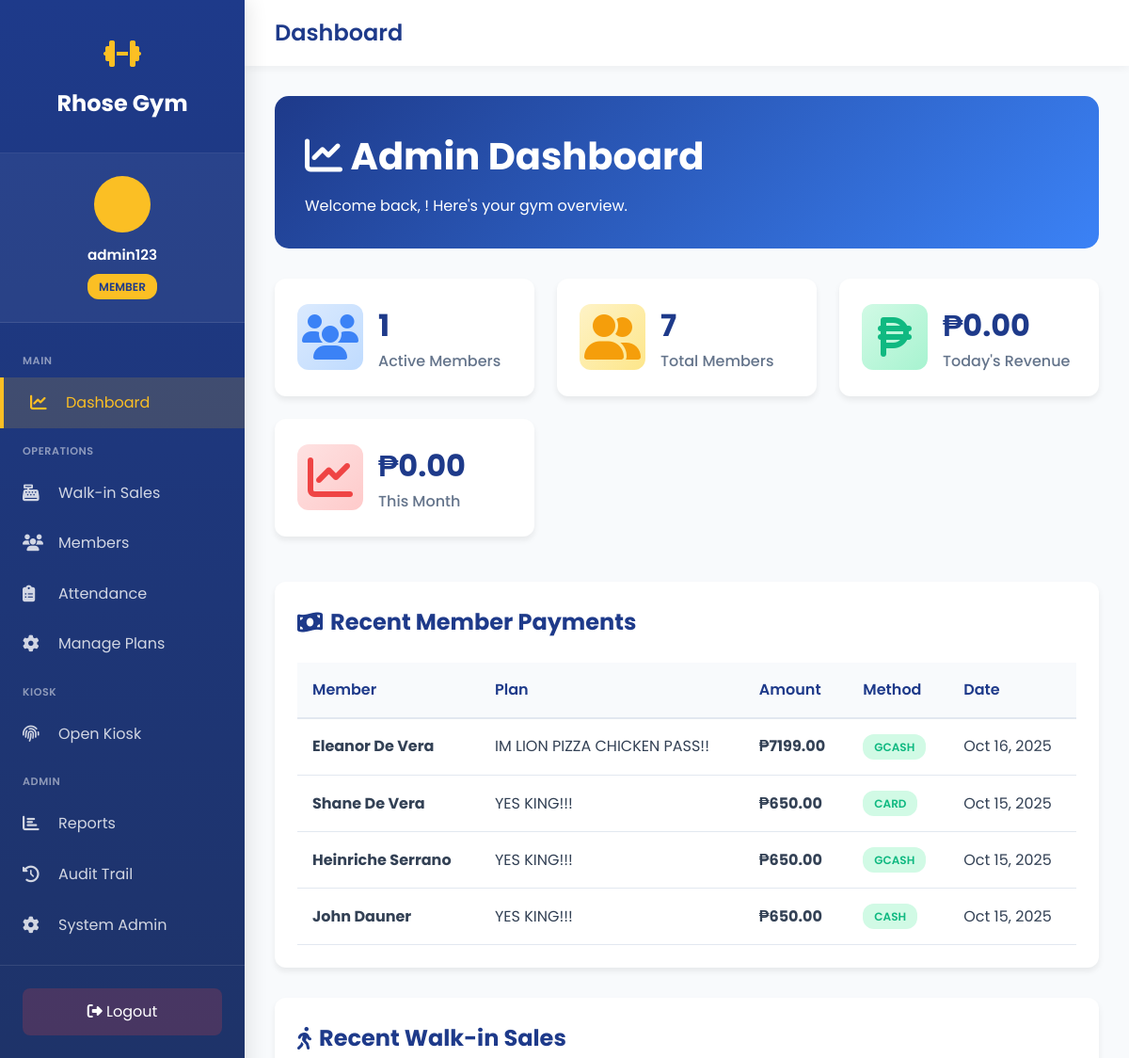
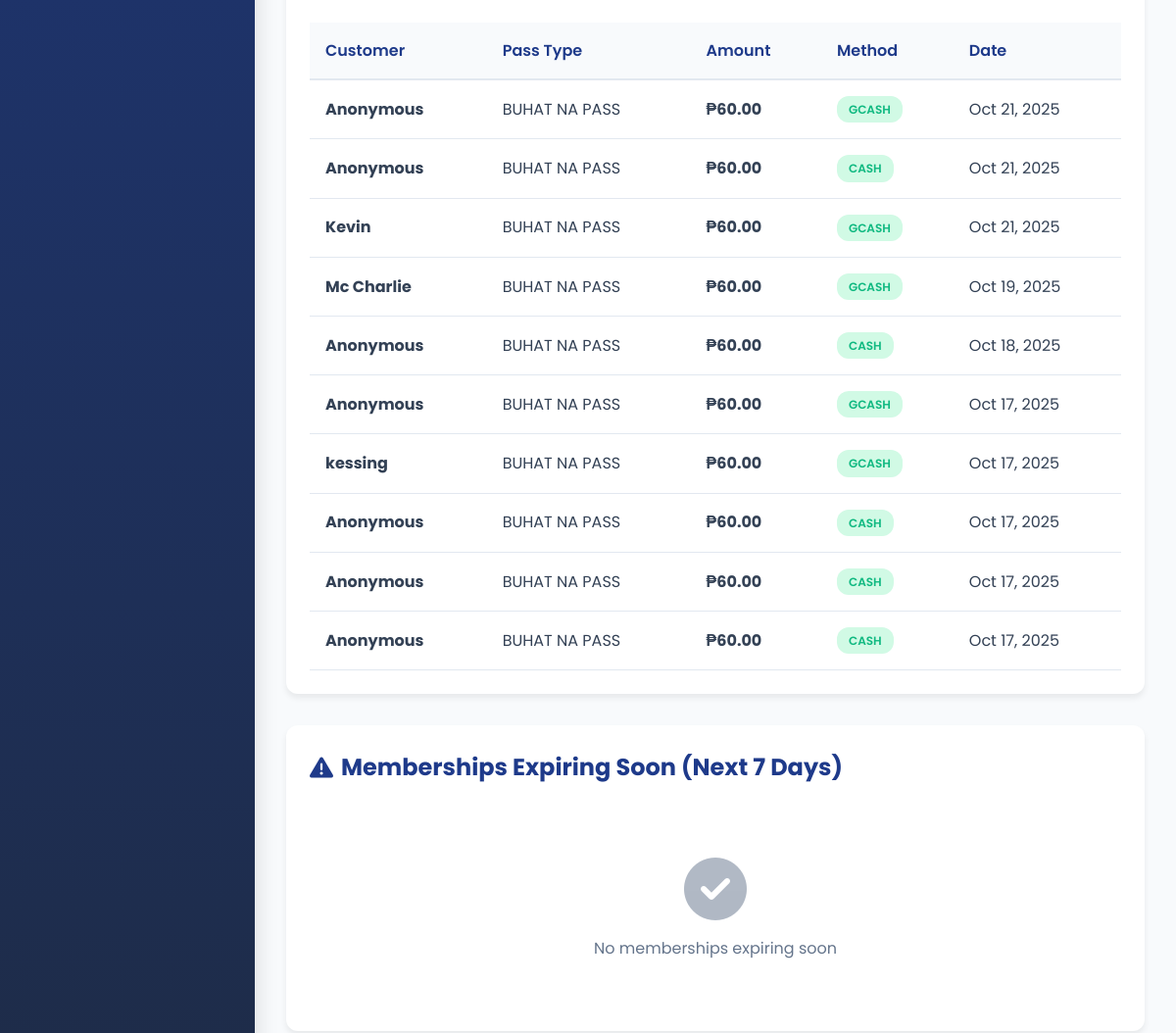
The page /dashboard/ (signed in, upper part) on the database as committed earlier (2 pictures, top to bottom).
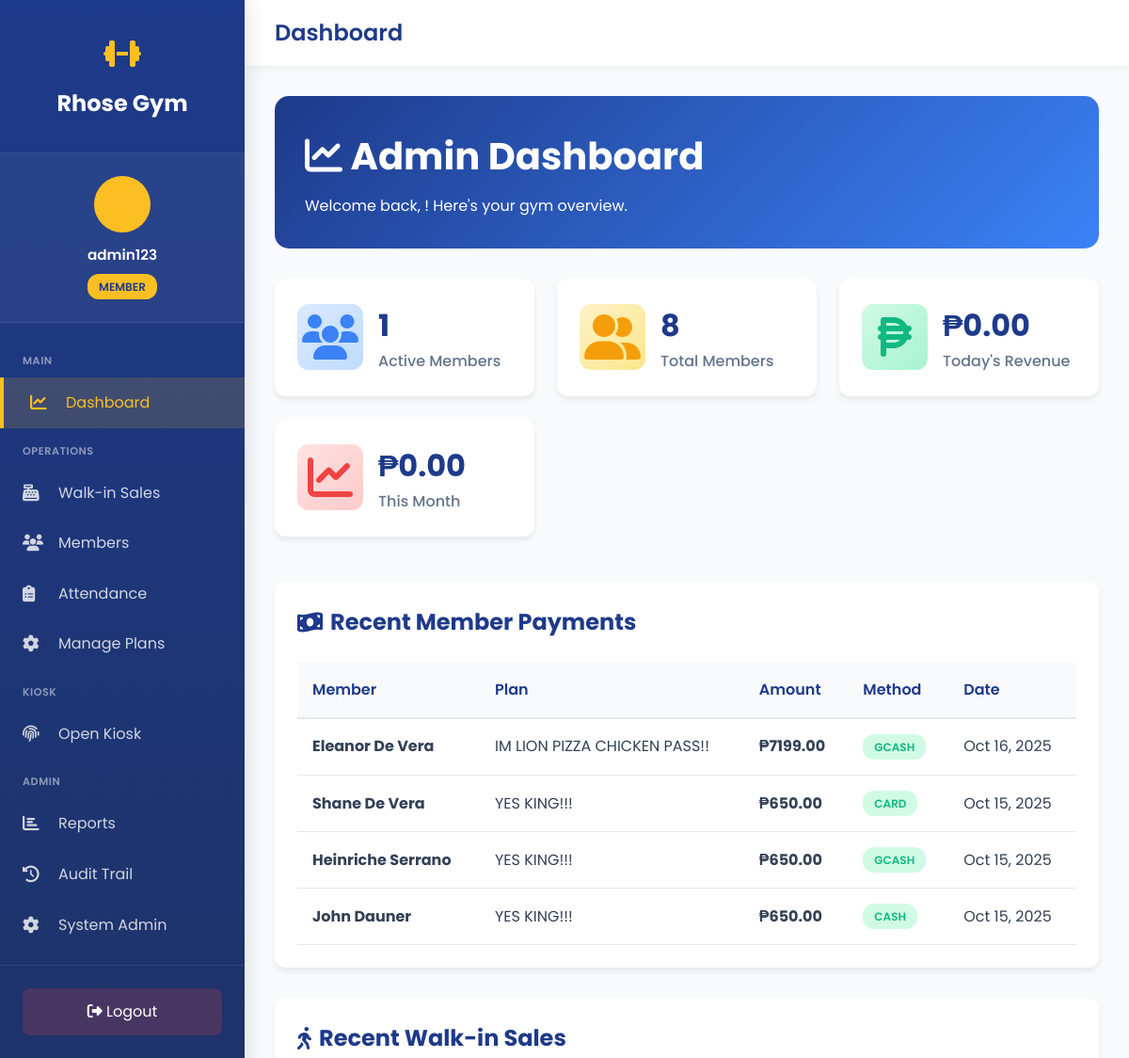
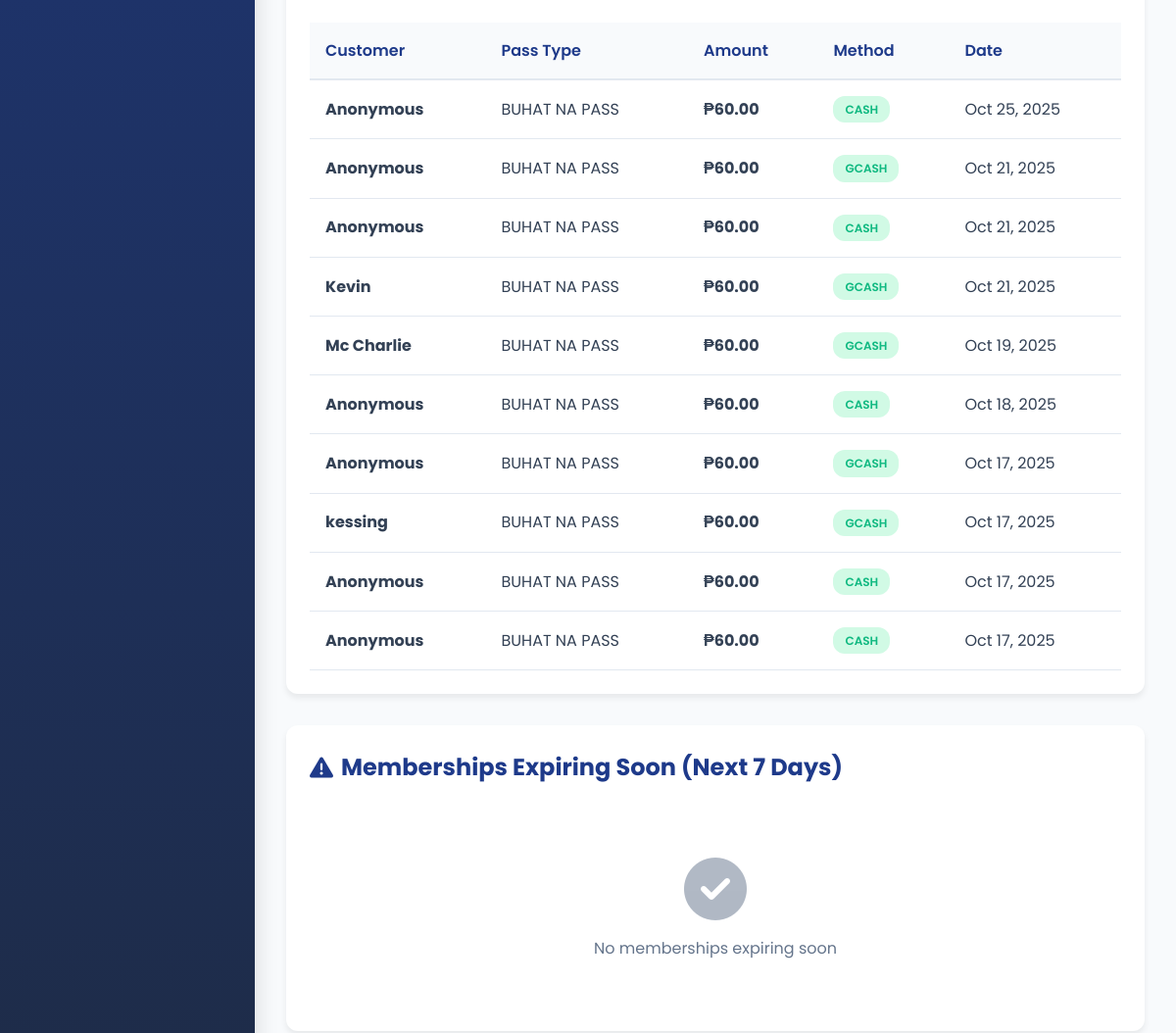
The same page on the database as committed later (2 pictures, top to bottom).
### gym_app/models.py (models this page shows, shortened)
class Payment(models.Model):
    PAYMENT_METHOD_CHOICES = [
        ('cash', 'Cash'),
        ('gcash', 'GCash'),
        ('card', 'Card'),
    ]
    user = models.ForeignKey(User, on_delete=models.CASCADE, related_name='payments')
    membership = models.ForeignKey(UserMembership, on_delete=models.CASCADE, related_name='payments')
    amount = models.DecimalField(max_digits=10, decimal_places=2)
    method = models.CharField(max_length=10, choices=PAYMENT_METHOD_CHOICES)
    payment_date = models.DateTimeField(default=timezone.now)
    reference_no = models.CharField(max_length=50, blank=True, null=True)
    notes = models.TextField(blank=True, null=True)
    created_at = models.DateTimeField(auto_now_add=True)
    updated_at = models.DateTimeField(auto_now=True)
    class Meta:
        db_table = 'payments'
        verbose_name = 'Payment'
        verbose_name_plural = 'Payments'
        ordering = ['-payment_date']

class User(AbstractUser):
    ROLE_CHOICES = [
        ('admin', 'Admin'),
        ('staff', 'Staff'),
        ('member', 'Member'),
    ]
    role = models.CharField(max_length=10, choices=ROLE_CHOICES, default='member')
    mobile_no = models.CharField(max_length=20, blank=True, null=True)
    address = models.TextField(blank=True, null=True)
    birthdate = models.DateField(blank=True, null=True)
    age = models.IntegerField(blank=True, null=True)
    kiosk_pin = models.CharField(
        max_length=6,
        blank=True,
        null=True,
        unique=True,
        help_text="6-digit PIN for kiosk check-in/out",
        verbose_name="Kiosk PIN"
    )
    created_at = models.DateTimeField(auto_now_add=True)
    updated_at = models.DateTimeField(auto_now=True)
    class Meta:
        db_table = 'users'
        verbose_name = 'User'
        verbose_name_plural = 'Users'
    def is_admin(self):
        return self.role == 'admin' or self.is_superuser

class UserMembership(models.Model):
    STATUS_CHOICES = [
        ('active', 'Active'),
        ('expired', 'Expired'),
        ('cancelled', 'Cancelled'),
    ]
    user = models.ForeignKey(User, on_delete=models.CASCADE, related_name='memberships')
    plan = models.ForeignKey(MembershipPlan, on_delete=models.PROTECT, related_name='subscriptions')
    start_date = models.DateField()
    end_date = models.DateField()
    status = models.CharField(max_length=10, choices=STATUS_CHOICES, default='active')
    created_at = models.DateTimeField(auto_now_add=True)
    updated_at = models.DateTimeField(auto_now=True)
    class Meta:
        db_table = 'user_memberships'
        verbose_name = 'User Membership'
        verbose_name_plural = 'User Memberships'
        ordering = ['-start_date']

class MembershipPlan(models.Model):
    name = models.CharField(max_length=100)
    duration_days = models.IntegerField(help_text="Duration in days")
    price = models.DecimalField(max_digits=10, decimal_places=2)
    description = models.TextField(blank=True, null=True)
    is_active = models.BooleanField(default=True)
    created_at = models.DateTimeField(auto_now_add=True)
    updated_at = models.DateTimeField(auto_now=True)
    class Meta:
        db_table = 'membership_plans'
        verbose_name = 'Membership Plan'
        verbose_name_plural = 'Membership Plans'
        ordering = ['price']

class WalkInPayment(models.Model):
    PAYMENT_METHOD_CHOICES = [
        ('cash', 'Cash'),
        ('gcash', 'GCash'),
        ('card', 'Card'),
    ]
    pass_type = models.ForeignKey(FlexibleAccess, on_delete=models.PROTECT, related_name='walk_in_sales')
    customer_name = models.CharField(max_length=100, blank=True, null=True)
    mobile_no = models.CharField(max_length=20, blank=True, null=True)
    amount = models.DecimalField(max_digits=10, decimal_places=2)
    method = models.CharField(max_length=10, choices=PAYMENT_METHOD_CHOICES)
    payment_date = models.DateTimeField(default=timezone.now)
    reference_no = models.CharField(max_length=50, blank=True, null=True)
    notes = models.TextField(blank=True, null=True)
    created_at = models.DateTimeField(auto_now_add=True)
    updated_at = models.DateTimeField(auto_now=True)
    class Meta:
        db_table = 'walk_in_payments'
        verbose_name = 'Walk-in Payment'
        verbose_name_plural = 'Walk-in Payments'
        ordering = ['-payment_date']

class FlexibleAccess(models.Model):
    name = models.CharField(max_length=100)
    duration_days = models.IntegerField(help_text="Validity in days")
    price = models.DecimalField(max_digits=10, decimal_places=2)
    description = models.TextField(blank=True, null=True)
    is_active = models.BooleanField(default=True)
    created_at = models.DateTimeField(auto_now_add=True)
    updated_at = models.DateTimeField(auto_now=True)
    class Meta:
        db_table = 'flexible_access'
        verbose_name = 'Flexible Access Pass'
        verbose_name_plural = 'Flexible Access Passes'
        ordering = ['duration_days']

### gym_app/views.py (the view)
# urls.py: path('dashboard/', views.dashboard, name='dashboard'),
@login_required
def dashboard(request):
    user = request.user
    if user.is_admin():
        return admin_dashboard(request)
    elif user.role == 'staff':
        return staff_dashboard(request)
    else:
        return member_dashboard(request)

### templates/gym_app/dashboard_admin.html (shortened to what the changed rows need)
{% extends 'gym_app/base_sidebar.html' %}
{% block content %}
{% load static %}
<link rel="stylesheet" href="{% static 'gym_app/css/pages/dashboard_admin.css' %}">
<div class="dashboard-header">
    <h1><i class="fas fa-chart-line"></i> Admin Dashboard</h1>
</div>
<div class="stats-grid">
    <div class="stat-card">
        <div class="stat-info">
            <h3>{{ total_members }}</h3>
            <p>Total Members</p>
        </div>
    </div>
</div>
<div class="table-container">
    <h2 class="section-title">
        <i class="fas fa-money-bill-wave"></i>
        Recent Member Payments
    </h2>
    {% if recent_payments %}
    <table>
        <thead>
            <tr>
                <th>Member</th>
                <th>Plan</th>
                <th>Amount</th>
                <th>Method</th>
                <th>Date</th>
            </tr>
        </thead>
        <tbody>
            {% for payment in recent_payments %}
            <tr>
                <td><strong>{{ payment.user.get_full_name }}</strong></td>
                <td>{{ payment.membership.plan.name }}</td>
                <td><strong>₱{{ payment.amount }}</strong></td>
                <td><span class="badge badge-active">{{ payment.method|upper }}</span></td>
                <td>{{ payment.payment_date|date:"M d, Y" }}</td>
            </tr>
            {% endfor %}
        </tbody>
    </table>
    {% else %}
    <div class="empty-state">
        <i class="fas fa-inbox"></i>
        <p>No recent payments</p>
    </div>
    {% endif %}
</div>
<div class="table-container">
    <h2 class="section-title">
        <i class="fas fa-walking"></i>
        Recent Walk-in Sales
    </h2>
    {% if recent_walkins %}
    <table>
        <thead>
            <tr>
                <th>Customer</th>
                <th>Pass Type</th>
                <th>Amount</th>
                <th>Method</th>
                <th>Date</th>
            </tr>
        </thead>
        <tbody>
            {% for walkin in recent_walkins %}
            <tr>
                <td><strong>{{ walkin.customer_name|default:"Anonymous" }}</strong></td>
                <td>{{ walkin.pass_type.name }}</td>
                <td><strong>₱{{ walkin.amount }}</strong></td>
                <td><span class="badge badge-active">{{ walkin.method|upper }}</span></td>
                <td>{{ walkin.payment_date|date:"M d, Y" }}</td>
            </tr>
            {% endfor %}
        </tbody>
    </table>
    {% else %}
    <div class="empty-state">
        <i class="fas fa-inbox"></i>
        <p>No recent walk-in sales</p>
    </div>
    {% endif %}
</div>
<div class="table-container">
    <h2 class="section-title">
        <i class="fas fa-exclamation-triangle"></i>
        Memberships Expiring Soon (Next 7 Days)
    </h2>
</div>
{% endblock %}

Rows that differ between the two databases and show on the page:
no longer on this page (row unchanged): WalkInPayment: customer_name "Anonymous", pass_type.name "BUHAT NA PASS", amount "60.00", method "CASH", payment_date "Oct 17, 2025"
added WalkInPayment: customer_name "Anonymous", pass_type.name "BUHAT NA PASS", amount "60.00", method "CASH", payment_date "Oct 25, 2025"
Other text that changed with them:
{{ total_members }}: "7" → "8"
